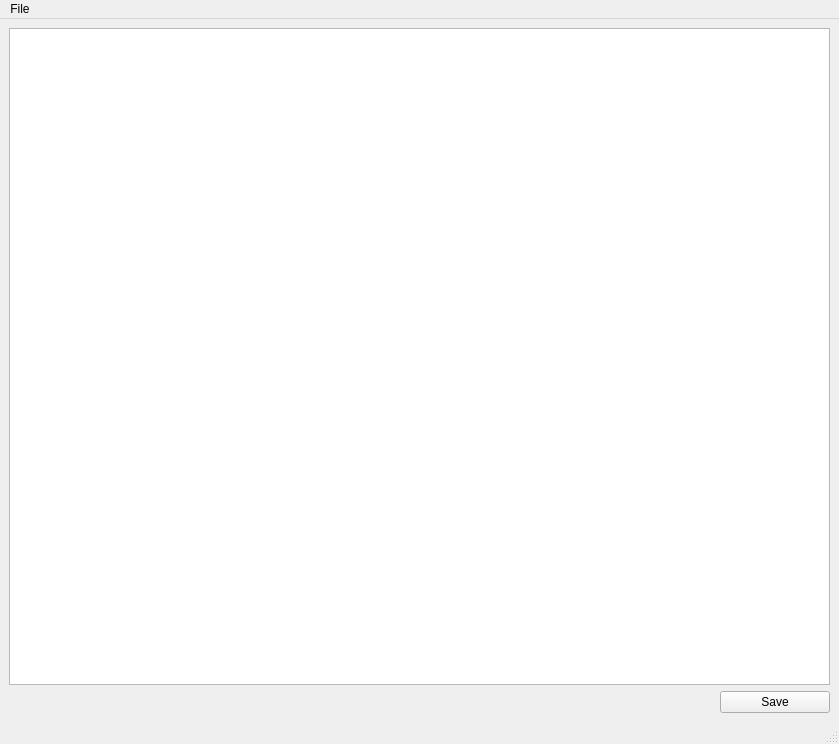
<?xml version="1.0" encoding="UTF-8"?>
<ui version="4.0">
 <class>MainWindow</class>
 <widget class="QMainWindow" name="MainWindow">
  <property name="geometry">
   <rect>
    <x>0</x>
    <y>0</y>
    <width>839</width>
    <height>744</height>
   </rect>
  </property>
  <property name="windowTitle">
   <string>MainWindow</string>
  </property>
  <property name="autoFillBackground">
   <bool>false</bool>
  </property>
  <widget class="QWidget" name="centralwidget">
   <property name="layoutDirection">
    <enum>Qt::RightToLeft</enum>
   </property>
   <layout class="QGridLayout" name="gridLayout">
    <item row="1" column="0">
     <widget class="QPushButton" name="pushButton">
      <property name="maximumSize">
       <size>
        <width>110</width>
        <height>29</height>
       </size>
      </property>
      <property name="text">
       <string>Save</string>
      </property>
     </widget>
    </item>
    <item row="0" column="0">
     <widget class="QPlainTextEdit" name="plainTextEdit">
      <property name="plainText">
       <string/>
      </property>
     </widget>
    </item>
   </layout>
  </widget>
  <widget class="QMenuBar" name="menubar">
   <property name="geometry">
    <rect>
     <x>0</x>
     <y>0</y>
     <width>839</width>
     <height>22</height>
    </rect>
   </property>
   <widget class="QMenu" name="menuFile">
    <property name="title">
     <string>File</string>
    </property>
    <addaction name="actionSave_As"/>
   </widget>
   <addaction name="menuFile"/>
  </widget>
  <widget class="QStatusBar" name="statusbar"/>
  <action name="actionSave_As">
   <property name="text">
    <string>Save As...</string>
   </property>
  </action>
 </widget>
 <resources/>
 <connections>
  <connection>
   <sender>pushButton</sender>
   <signal>pressed()</signal>
   <receiver>MainWindow</receiver>
   <slot>save()</slot>
   <hints>
    <hint type="sourcelabel">
     <x>775</x>
     <y>699</y>
    </hint>
    <hint type="destinationlabel">
     <x>586</x>
     <y>709</y>
    </hint>
   </hints>
  </connection>
 </connections>
 <slots>
  <slot>save()</slot>
 </slots>
</ui>
